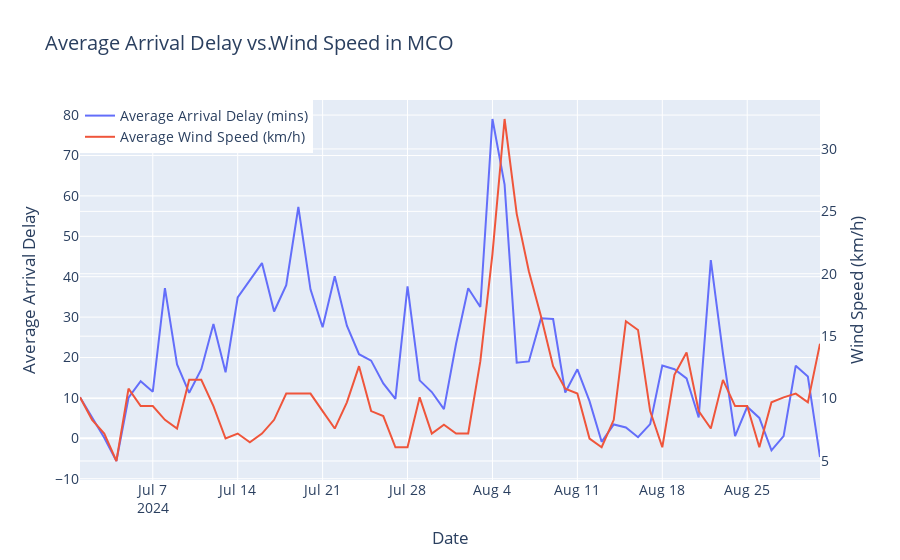

The cell this chart's notebook holds for it:
### Code cell
x_mco = flights_MCO_arr['flight_date']
y_mco = flights_MCO_arr['avg_arr_delay']
y_wind = flights_MCO_arr['avg_wind_speed_kmh']

fig = go.Figure()

fig.add_trace(go.Scatter(
    x=x_mco, y=y_mco,
    mode='lines',
    name='Average Arrival Delay (mins)',
    yaxis='y1'  # Assign to first y-axis
))

fig.add_trace(go.Scatter(
    x=x_mco, y=y_wind,
    mode='lines',
    name='Average Wind Speed (km/h)',
    yaxis='y2'  # Assign to second y-axis
))

fig.update_layout(
    title="Average Arrival Delay vs.Wind Speed in MCO",
    xaxis_title="Date",
    yaxis=dict(
        title="Average Arrival Delay",
    ),
    yaxis2=dict(
        title="Wind Speed (km/h)",
        overlaying='y',  # Makes it share the same x-axis
        side='right'
    ),
    legend=dict(x=0, y=1),  # Position legend
    font=dict(size=14)  # Sets overall font size
)

fig.show()

### Figure 1 — Plotly figure (JSON) as saved in the notebook; plotly's stock layout.template omitted (floating-point values rounded to 4 significant figures)
{"data": [{"mode": "lines", "name": "Average Arrival Delay (mins)", "type": "scatter", "x": ["2024-07-01", "2024-07-02", "2024-07-03", "2024-07-04", "2024-07-05", "2024-07-06", "2024-07-07", "2024-07-08", "2024-07-09", "2024-07-10", "2024-07-11", "2024-07-12", "2024-07-13", "2024-07-14", "2024-07-15", "2024-07-16", "2024-07-17", "2024-07-18", "2024-07-19", "2024-07-20", "2024-07-21", "2024-07-22", "2024-07-23", "2024-07-24", "2024-07-25", "2024-07-26", "2024-07-27", "2024-07-28", "2024-07-29", "2024-07-30", "2024-07-31", "2024-08-01", "2024-08-02", "2024-08-03", "2024-08-04", "2024-08-05", "2024-08-06", "2024-08-07", "2024-08-08", "2024-08-09", "2024-08-10", "2024-08-11", "2024-08-12", "2024-08-13", "2024-08-14", "2024-08-15", "2024-08-16", "2024-08-17", "2024-08-18", "2024-08-19", "2024-08-20", "2024-08-21", "2024-08-22", "2024-08-23", "2024-08-24", "2024-08-25", "2024-08-26", "2024-08-27", "2024-08-28", "2024-08-29", "2024-08-30", "2024-08-31"], "y": [10.16, 5.0, 0.15, -5.61, 10.05, 14.13, 11.55, 37.19, 18.29, 11.26, 17.1, 28.27, 16.34, 34.86, 39.24, 43.38, 31.38, 37.9, 57.25, 36.86, 27.5, 40.1, 27.87, 20.83, 19.23, 13.58, 9.77, 37.59, 14.35, 11.46, 7.22, 23.4, 37.13, 32.51, 79.03, 62.78, 18.72, 19.04, 29.69, 29.53, 11.34, 17.08, 9.2, -0.86, 3.43, 2.67, 0.27, 3.52, 18.03, 17.11, 14.83, 5.17, 44.09, 21.05, 0.56, 7.81, 5.06, -2.99, 0.56, 17.96, 15.29, -4.65], "yaxis": "y"}, {"mode": "lines", "name": "Average Wind Speed (km/h)", "type": "scatter", "x": ["2024-07-01", "2024-07-02", "2024-07-03", "2024-07-04", "2024-07-05", "2024-07-06", "2024-07-07", "2024-07-08", "2024-07-09", "2024-07-10", "2024-07-11", "2024-07-12", "2024-07-13", "2024-07-14", "2024-07-15", "2024-07-16", "2024-07-17", "2024-07-18", "2024-07-19", "2024-07-20", "2024-07-21", "2024-07-22", "2024-07-23", "2024-07-24", "2024-07-25", "2024-07-26", "2024-07-27", "2024-07-28", "2024-07-29", "2024-07-30", "2024-07-31", "2024-08-01", "2024-08-02", "2024-08-03", "2024-08-04", "2024-08-05", "2024-08-06", "2024-08-07", "2024-08-08", "2024-08-09", "2024-08-10", "2024-08-11", "2024-08-12", "2024-08-13", "2024-08-14", "2024-08-15", "2024-08-16", "2024-08-17", "2024-08-18", "2024-08-19", "2024-08-20", "2024-08-21", "2024-08-22", "2024-08-23", "2024-08-24", "2024-08-25", "2024-08-26", "2024-08-27", "2024-08-28", "2024-08-29", "2024-08-30", "2024-08-31"], "y": [10.1, 8.3, 7.2, 5.0, 10.8, 9.4, 9.4, 8.3, 7.6, 11.5, 11.5, 9.4, 6.8, 7.2, 6.5, 7.2, 8.3, 10.4, 10.4, 10.4, 9.0, 7.6, 9.7, 12.6, 9.0, 8.6, 6.1, 6.1, 10.1, 7.2, 7.9, 7.2, 7.2, 13.0, 21.6, 32.4, 24.8, 20.2, 16.6, 12.6, 10.8, 10.4, 6.8, 6.1, 8.3, 16.2, 15.5, 9.0, 6.1, 11.9, 13.7, 9.0, 7.6, 11.5, 9.4, 9.4, 6.1, 9.7, 10.1, 10.4, 9.7, 14.4], "yaxis": "y2"}], "layout": {"font": {"size": 14}, "legend": {"x": 0, "y": 1}, "title": {"text": "Average Arrival Delay vs.Wind Speed in MCO"}, "xaxis": {"title": {"text": "Date"}}, "yaxis": {"title": {"text": "Average Arrival Delay"}}, "yaxis2": {"overlaying": "y", "side": "right", "title": {"text": "Wind Speed (km/h)"}}}}
